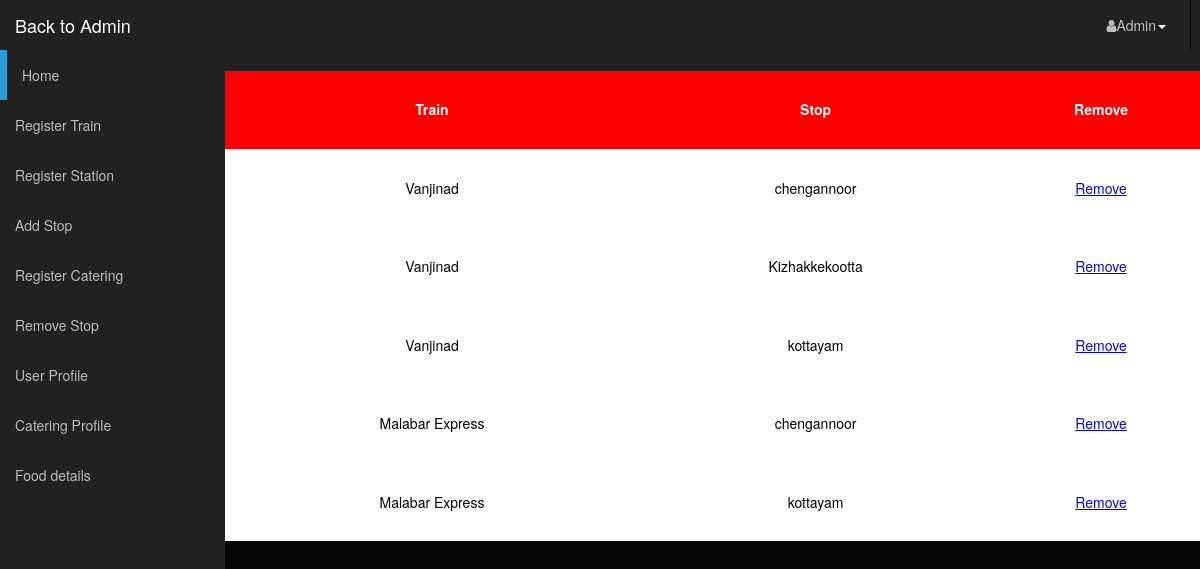
Screenshot of /admin_dashboard/managestation.php (signed in) with the database file from the repository.
### tables this page shows
CREATE TABLE `stop` (
  `stopid` int(50) NOT NULL,
  `train` varchar(50) NOT NULL,
  `station` varchar(50) NOT NULL
);

### admin_dashboard/managestation.php (the view, shortened to what this page needs)
<!DOCTYPE html>
<html lang="en">
<link rel="stylesheet" type="text/css" href="css/oh-autoval-style.css">
<head>
    <link rel="stylesheet" type="text/css" href="bootstrap/css/bootstrap.min.css" />
    <link rel="stylesheet" type="text/css" href="font-awesome/css/font-awesome.min.css" />
    <link rel="stylesheet" type="text/css" href="css/local.css" />
</head>
<body>
    <div id="wrapper">
      <nav class="navbar navbar-inverse navbar-fixed-top" role="navigation">
          <div class="navbar-header">
              <a class="navbar-brand" href="index.php">Back to Admin</a>
          </div>
          <div class="collapse navbar-collapse navbar-ex1-collapse">
              <ul id="active" class="nav navbar-nav side-nav">
                  <li class="selected"><a href="index.php">Home</a></li>
                 <li><a href="registerTrain.php">Register Train</a></li>
                 <li><a href="registerStation.php">Register Station</a></li>
                 <li><a href="registerStop.php">Add Stop</a></li>
                 <li><a href="registercatering.php">Register Catering</a></li>
                 <li><a href="managestation.php">Remove Stop</a></li>
                 <li><a href="userview.php">User Profile</a></li>
                 <li><a href="cateringview.php">Catering Profile</a></li>
                 <li><a href="foodview.php">Food details</a></li>
              </ul>
              <ul class="nav navbar-nav navbar-right navbar-user">
                  <li class="dropdown user-dropdown">
                      <a href="#" class="dropdown-toggle" data-toggle="dropdown"><i class="fa fa-user"></i>Admin<b class="caret"></b></a>
                  </li>
              </ul>
          </div>
      </nav>
      <?php
        include '../dbcon.php';
          ?>
<table width="100%">
<tr>
<th>Train </th>
<th>Stop</th>
<th>Remove</th>
</tr>
<?php
$sql=mysqli_query($con,"select * from stop");
while($row=mysqli_fetch_array($sql))
{
echo"<tr><td>$row[1]</td><td>$row[2]</td> <td><a href='managestation.php?id=$row[0]'>Remove</a></td></tr>";
}?>
</table>
</body>
</html>

### admin_dashboard/managestation.php (style rules this page uses)
div { padding-bottom:20px; }
th,td { padding: 3% 0% 3% 1%; text-align: center; }
td { background-color: white; color: black; }
th { background-color: red; }
table a { color:blue; }

### rows the page displays
stop: train "Vanjinad", station "chengannoor"
stop: train "Vanjinad", station "Kizhakkekootta"
stop: train "Vanjinad", station "kottayam"
stop: train "Malabar Express", station "chengannoor"
stop: train "Malabar Express", station "kottayam"
